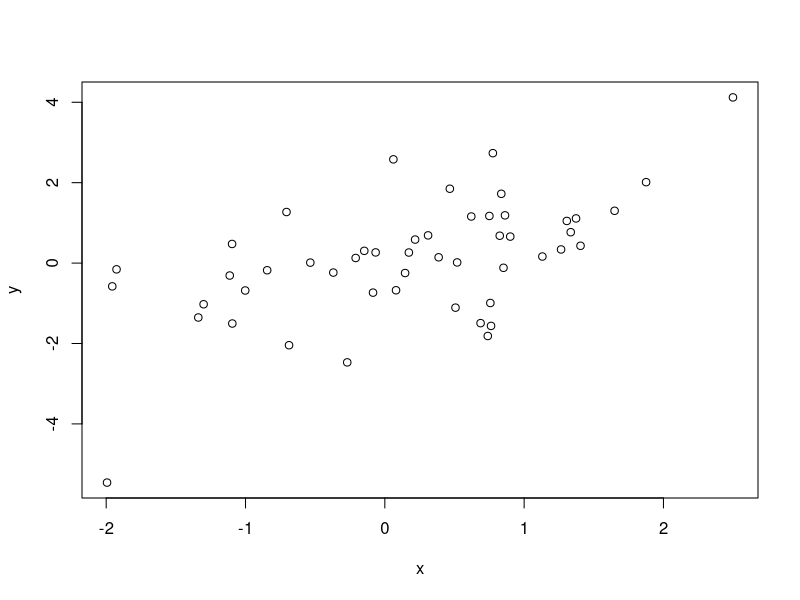
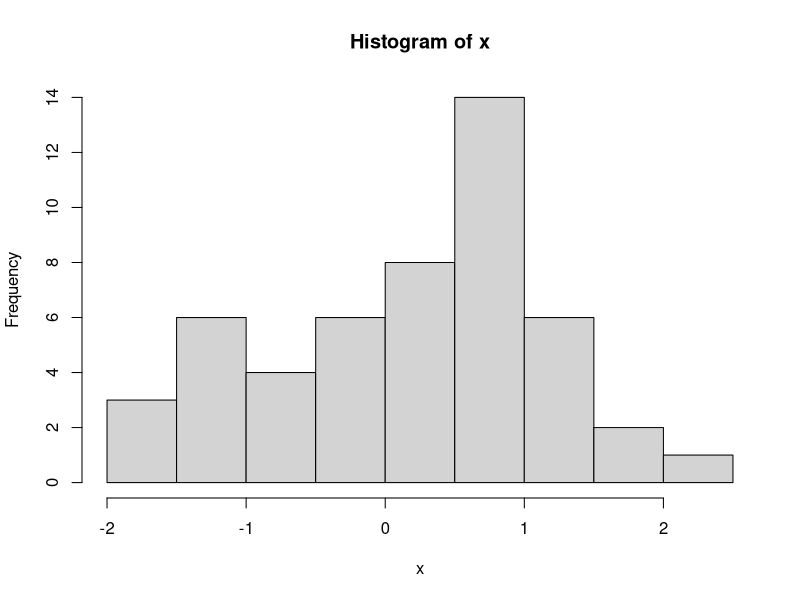

Recreate these plots in R, in order.
# Hi Josh! I am just going to write this text file:

createhistscatter = function(x,y=NULL) {
  if(!is.null(y)) {
    plot(y~x)
  } else {
    hist(x)
  }
}


tempx = rnorm(50)
tempy = tempx+rnorm(50)
createhistscatter(tempx,tempy)
createhistscatter(tempx)


